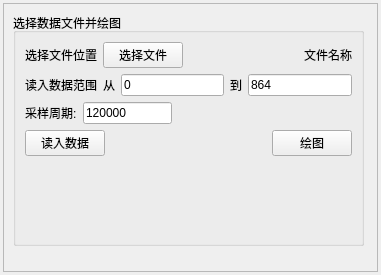
    <widget class="QWidget" name="page_1">
     <property name="geometry">
      <rect>
       <x>0</x>
       <y>0</y>
       <width>381</width>
       <height>275</height>
      </rect>
     </property>
     <attribute name="label">
      <string>1.数据读入</string>
     </attribute>
     <layout class="QGridLayout" name="gridLayout_6">
      <property name="leftMargin">
       <number>3</number>
      </property>
      <property name="topMargin">
       <number>3</number>
      </property>
      <property name="rightMargin">
       <number>3</number>
      </property>
      <property name="bottomMargin">
       <number>3</number>
      </property>
      <item row="0" column="0">
       <widget class="QFrame" name="frame">
        <property name="frameShape">
         <enum>QFrame::StyledPanel</enum>
        </property>
        <property name="frameShadow">
         <enum>QFrame::Raised</enum>
        </property>
        <widget class="QGroupBox" name="groupBox">
         <property name="geometry">
          <rect>
           <x>10</x>
           <y>10</y>
           <width>351</width>
           <height>233</height>
          </rect>
         </property>
         <property name="title">
          <string>选择数据文件并绘图</string>
         </property>
         <layout class="QVBoxLayout" name="verticalLayout_2">
          <item>
           <layout class="QHBoxLayout" name="horizontalLayout_2">
            <item>
             <widget class="QLabel" name="label_2">
              <property name="text">
               <string>选择文件位置</string>
              </property>
             </widget>
            </item>
            <item>
             <widget class="QPushButton" name="pushButton_choose_file">
              <property name="text">
               <string>选择文件</string>
              </property>
             </widget>
            </item>
            <item>
             <spacer name="horizontalSpacer_2">
              <property name="orientation">
               <enum>Qt::Horizontal</enum>
              </property>
              <property name="sizeHint" stdset="0">
               <size>
                <width>40</width>
                <height>20</height>
               </size>
              </property>
             </spacer>
            </item>
            <item>
             <widget class="QLabel" name="label_file_name">
              <property name="text">
               <string>文件名称</string>
              </property>
             </widget>
            </item>
           </layout>
          </item>
          <item>
           <layout class="QHBoxLayout" name="horizontalLayout">
            <item>
             <widget class="QLabel" name="label_3">
              <property name="text">
               <string>读入数据范围</string>
              </property>
             </widget>
            </item>
            <item>
             <widget class="QLabel" name="label_4">
              <property name="text">
               <string>从</string>
              </property>
             </widget>
            </item>
            <item>
             <widget class="QLineEdit" name="lineEdit_x_left">
              <property name="enabled">
               <bool>true</bool>
              </property>
              <property name="sizePolicy">
               <sizepolicy hsizetype="Preferred" vsizetype="Fixed">
                <horstretch>0</horstretch>
                <verstretch>0</verstretch>
               </sizepolicy>
              </property>
              <property name="layoutDirection">
               <enum>Qt::LeftToRight</enum>
              </property>
              <property name="text">
               <string>0</string>
              </property>
             </widget>
            </item>
            <item>
             <widget class="QLabel" name="label_5">
              <property name="text">
               <string>到</string>
              </property>
             </widget>
            </item>
            <item>
             <widget class="QLineEdit" name="lineEdit_x_right">
              <property name="sizePolicy">
               <sizepolicy hsizetype="Preferred" vsizetype="Fixed">
                <horstretch>0</horstretch>
                <verstretch>0</verstretch>
               </sizepolicy>
              </property>
              <property name="text">
               <string>864</string>
              </property>
             </widget>
            </item>
           </layout>
          </item>
          <item>
           <layout class="QHBoxLayout" name="horizontalLayout_6">
            <item>
             <widget class="QLabel" name="label_fs">
              <property name="sizePolicy">
               <sizepolicy hsizetype="Minimum" vsizetype="Preferred">
                <horstretch>0</horstretch>
                <verstretch>0</verstretch>
               </sizepolicy>
              </property>
              <property name="text">
               <string>采样周期:</string>
              </property>
              <property name="alignment">
               <set>Qt::AlignLeading|Qt::AlignLeft|Qt::AlignVCenter</set>
              </property>
             </widget>
            </item>
            <item>
             <widget class="QLineEdit" name="lineEdit_fs">
              <property name="sizePolicy">
               <sizepolicy hsizetype="Expanding" vsizetype="Fixed">
                <horstretch>0</horstretch>
                <verstretch>0</verstretch>
               </sizepolicy>
              </property>
              <property name="text">
               <string>120000</string>
              </property>
             </widget>
            </item>
            <item>
             <spacer name="horizontalSpacer_3">
              <property name="orientation">
               <enum>Qt::Horizontal</enum>
              </property>
              <property name="sizeHint" stdset="0">
               <size>
                <width>198</width>
                <height>20</height>
               </size>
              </property>
             </spacer>
            </item>
           </layout>
          </item>
          <item>
           <layout class="QHBoxLayout" name="horizontalLayout_3">
            <item>
             <widget class="QPushButton" name="pushButton_load_data">
              <property name="enabled">
               <bool>true</bool>
              </property>
              <property name="text">
               <string>读入数据</string>
              </property>
             </widget>
            </item>
            <item>
             <spacer name="horizontalSpacer">
              <property name="orientation">
               <enum>Qt::Horizontal</enum>
              </property>
              <property name="sizeHint" stdset="0">
               <size>
                <width>40</width>
                <height>20</height>
               </size>
              </property>
             </spacer>
            </item>
            <item>
             <widget class="QPushButton" name="pushButton_draw_raw_signal">
              <property name="text">
               <string>绘图</string>
              </property>
             </widget>
            </item>
           </layout>
          </item>
          <item>
           <spacer name="verticalSpacer">
            <property name="orientation">
             <enum>Qt::Vertical</enum>
            </property>
            <property name="sizeHint" stdset="0">
             <size>
              <width>20</width>
              <height>109</height>
             </size>
            </property>
           </spacer>
          </item>
         </layout>
        </widget>
       </widget>
      </item>
     </layout>
    </widget>
